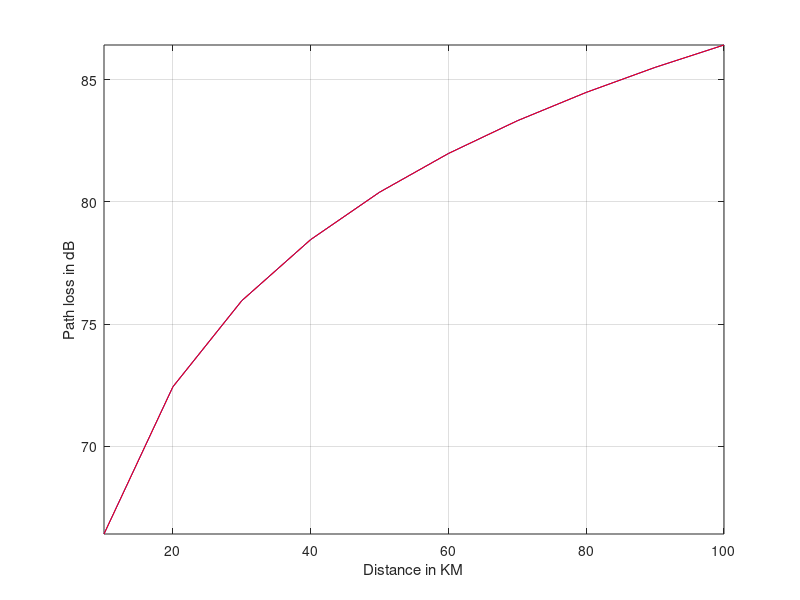

Recreate this plot in MATLAB.
% file name can be expressed as below
f_name = 'Free space path loss';

F = input('Enter frequency 1');
L = 300 / F; % wavelength = speed (in 10^6 resolution) / frequency

% Squaring the wavelength
L = L * L;

% Distance from transmitter to receiver in KM
% How the path loss varies for every 10km T-R separation
d = 10:10:100;
d = d';

% Converting into kilometers and squaring them
d2 = d * 1000;
d3 = d2.^2;

% Calculating the path loss
% the denominator element first (4*pi*d)^2
K = 16 * pi * pi * d3;

% Dividing by lambda squared
Ki = K / L;

PL1 = 10 * log10(Ki);

% Second Frequency
F1 = input('Enter frequency 2');
L = 300 / F1; % wavelength = speed (in 10^6 resolution) / frequency

% Squaring the wavelength
L = L * L;

% Distance from transmitter to receiver in KM
% How the path loss varies for every 10km T-R separation
d = 10:10:100;
d = d';

% Converting into kilometers and squaring them
d2 = d * 1000;
d3 = d2.^2;

% Calculating the path loss
% the denominator element first (4*pi*d)^2
K = 16 * pi * pi * d3;

% Dividing by lambda squared
Ki = K / L;

PL2 = 10 * log10(Ki);

plot(d,PL1,'b',d,PL2,'r');
xlabel('Distance in KM');
ylabel('Path loss in dB');
grid on;
axis tight